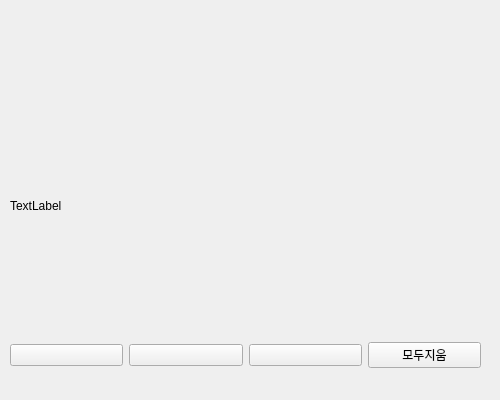
<?xml version="1.0" encoding="UTF-8"?>
<ui version="4.0">
 <class>Form</class>
 <widget class="QWidget" name="Form">
  <property name="geometry">
   <rect>
    <x>0</x>
    <y>0</y>
    <width>500</width>
    <height>400</height>
   </rect>
  </property>
  <property name="windowTitle">
   <string>Form</string>
  </property>
  <widget class="QLabel" name="lb_canvas">
   <property name="geometry">
    <rect>
     <x>10</x>
     <y>20</y>
     <width>471</width>
     <height>371</height>
    </rect>
   </property>
   <property name="text">
    <string>TextLabel</string>
   </property>
  </widget>
  <widget class="QWidget" name="horizontalLayoutWidget">
   <property name="geometry">
    <rect>
     <x>10</x>
     <y>330</y>
     <width>471</width>
     <height>51</height>
    </rect>
   </property>
   <layout class="QHBoxLayout" name="horizontalLayout">
    <item>
     <widget class="QPushButton" name="btn_black">
      <property name="text">
       <string/>
      </property>
     </widget>
    </item>
    <item>
     <widget class="QPushButton" name="btn_red">
      <property name="text">
       <string/>
      </property>
     </widget>
    </item>
    <item>
     <widget class="QPushButton" name="btn_blue">
      <property name="text">
       <string/>
      </property>
     </widget>
    </item>
    <item>
     <widget class="QPushButton" name="btn_clear">
      <property name="text">
       <string>모두지움</string>
      </property>
     </widget>
    </item>
   </layout>
  </widget>
 </widget>
 <resources/>
 <connections/>
</ui>
